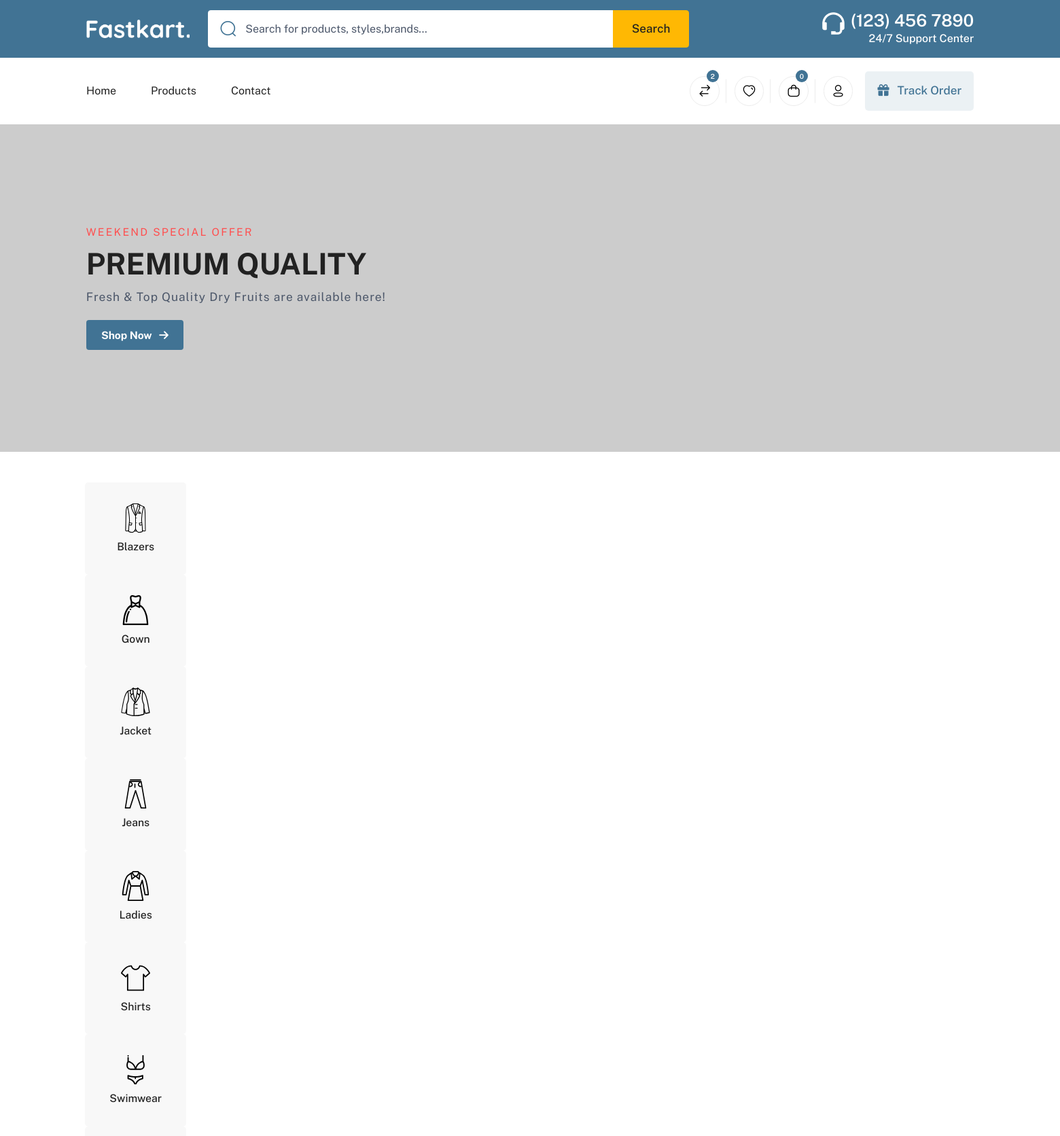
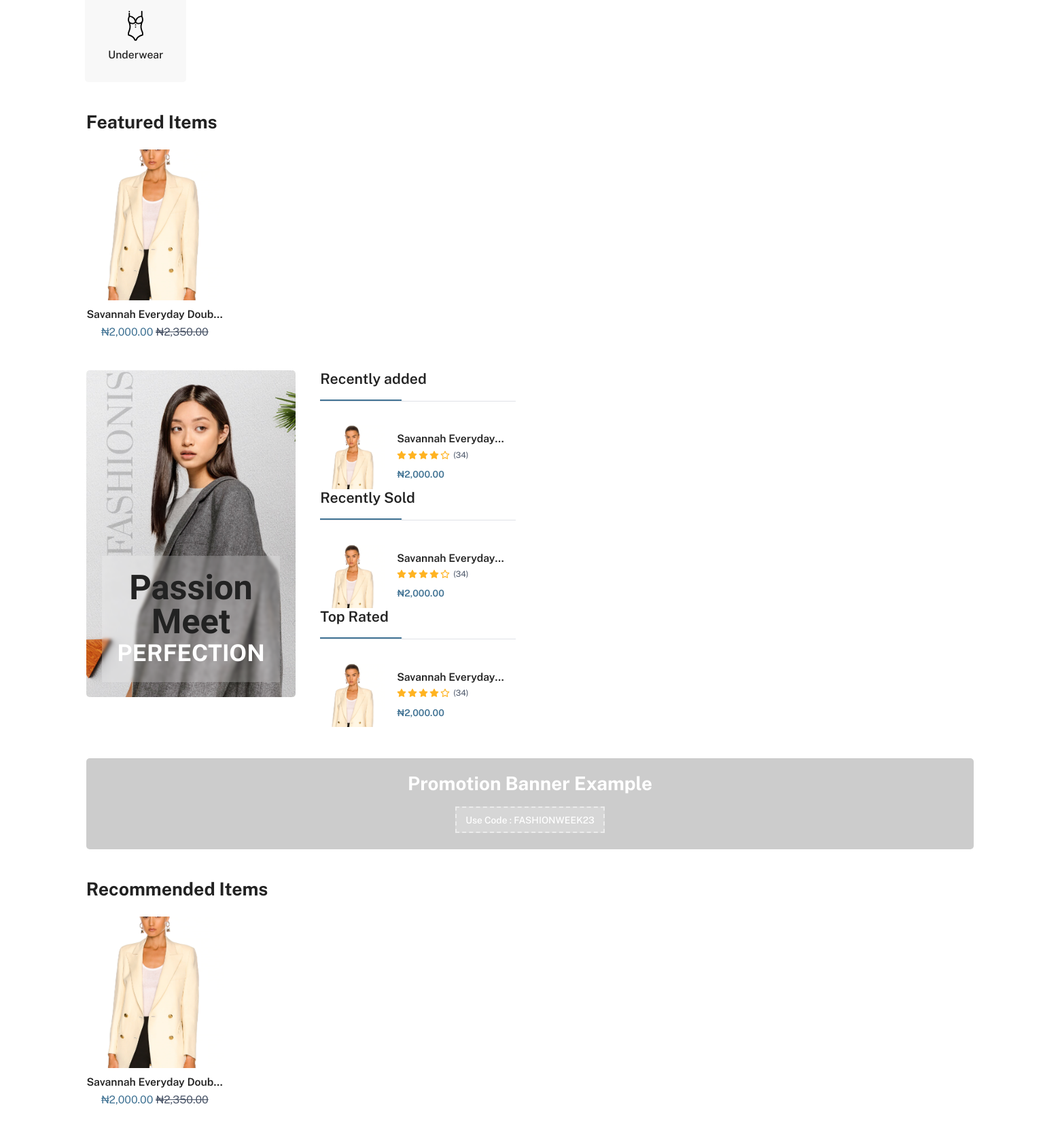
The page / (upper part) on the database its author committed (2 pictures, top to bottom).
### products/models.py (models this page shows, shortened)
class Category(models.Model):
    name = models.CharField(max_length=30)
    slug = models.SlugField(max_length=30, unique=True)
    icon = models.FileField(
        upload_to="icons", validators=[FileExtensionValidator(["svg"])]
    )
    class Meta:
        ordering = ["name"]
        indexes = [
            models.Index(fields=["name"]),
        ]
        verbose_name = "category"
        verbose_name_plural = "categories"

class Product(models.Model):
    category = models.ForeignKey(
        Category, related_name="products", on_delete=models.PROTECT
    )
    name = models.CharField(max_length=300, db_index=True)
    slug = models.SlugField(max_length=300, unique=True, db_index=True)
    image = models.ImageField(
        upload_to="products/%Y/%m/%d", default="products/default.jpg"
    )
    description = models.TextField()
    price = models.DecimalField(max_digits=10, decimal_places=2)
    old_price = models.DecimalField(
        max_digits=10, decimal_places=2, blank=True, null=True
    )
    available = models.BooleanField(default=True)
    sku = models.CharField(max_length=10, unique=True)
    commission = models.PositiveIntegerField(blank=True, null=True)
    created = models.DateTimeField(auto_now_add=True)
    updated = models.DateTimeField(auto_now=True)
    featured = models.BooleanField(default=False)
    objects = models.Manager()
    active = ProductManager()
    class Meta:
        ordering = ["name"]
        indexes = [
            models.Index(fields=["id", "slug"]),
            models.Index(fields=["name"]),
            models.Index(fields=["-created"]),
        ]
    def get_absolute_url(self):
        return reverse("products:detail", args=[self.slug])

### core/views.py (the view)
# urls.py: 2. Add a URL to urlpatterns:  path('', views.home, name='home')
def home(request):
    featured_products = Product.active.all()[:6]
    categories = Category.objects.all()
    recently_added_products = Product.objects.order_by("-created")[:4]
    recently_sold_products = Product.objects.order_by("-created")[:4]
    top_rated_products = Product.objects.order_by("-created")[:4]
    recommended_products = Product.active.order_by("?")[:6]
    recently_viewed_products = stats.get_recently_viewed(request)
    template = "home.html"
    context = {
        "featured_products": featured_products,
        "categories": categories,
        "recently_added_products": recently_added_products,
        "recently_sold_products": recently_sold_products,
        "top_rated_products": top_rated_products,
        "recommended_products": recommended_products,
        "recently_viewed_products": recently_viewed_products,
    }
    return render(request, template, context)

### cart/cart.py (called while the page is built)
    def __len__(self):
        return sum(item["quantity"] for item in self.cart.values())

### cart/context_processors.py (called while the page is built)
def cart(request):
    return {"cart": Cart(request)}

### products/models.py (called while the page is built)
    def get_queryset(self):
        return super().get_queryset().filter(available=True)

### stats/stats.py (called while the page is built)
def tracking_id(request):
    try:
        return request.session["tracking_id"]
    except KeyError:
        request.session["tracking_id"] = json.dumps(
            list(base64.b64encode(os.urandom(36)))
        )
        return request.session["tracking_id"]

def get_recently_viewed(request):
    t_id = tracking_id(request)
    views = (
        ProductView.objects.filter(tracking_id=t_id)
        .values("product_id")
        .order_by("-date")[0:PRODUCTS_PER_ROW]
    )
    product_ids = [v["product_id"] for v in views]
    return Product.active.filter(id__in=product_ids)

### templates/home.html (shortened to what this page needs)
{% extends "base.html" %}
{% load static %}
{% block content %}
<section class="home-section-2 home-section-bg pt-0 overflow-hidden">
    <div class="container-fluid p-0">
        <div class="row">
            <div class="col-12">
                <div class="slider-animate">
                    <div>
                        <div class="home-contain rounded-0 p-0">
                            <div class="home-detail home-big-space p-center-left home-overlay position-relative">
                                <div class="container-fluid-lg">
                                    <div>
                                        <h6 class="ls-expanded text-uppercase text-danger">Weekend Special offer
                                        </h6>
                                        <h1 class="heding-2">Premium Quality</h1>
                                        <h5 class="text-content">Fresh & Top Quality Dry Fruits are available here!
                                        </h5>
                                        <button onclick="location.href = 'shop-left-sidebar.html';"
                                            class="btn theme-bg-color btn-md text-white fw-bold mt-md-4 mt-2 mend-auto">Shop
                                            Now <i class="fa-solid fa-arrow-right icon"></i></button>
                                    </div>
                                </div>
                            </div>
                        </div>
                    </div>
                </div>
            </div>
        </div>
    </div>
</section>
<section>
    <div class="container-fluid-lg">
        <div class="row">
            <div class="col-12">
                <div class="slider-9">
                    {% for category in categories %}
                    {% include "partials/_category_box.html" %}
                    {% endfor %}
                </div>
            </div>
        </div>
    </div>
</section>
<section class="product-section product-section-3">
    <div class="container-fluid-lg">
        <div class="title">
            <h2>Featured Items</h2>
        </div>
        <div class="row g-sm-4 g-3">
            <div class="col-xxl-12 ratio_110">
                <div class="slider-6 img-slider">
                    {% for product in featured_products %}
                    {% include "partials/_product_box.html" %}
                    {% endfor %}
                </div>
            </div>
        </div>
    </div>
</section>
<section class="top-selling-section">
    <div class="container-fluid-lg">
        <div class="row">
            <div class="col-xxl-3 col-lg-4 d-lg-block d-none">
                <div class="ratio_156">
                    <div class="banner-contain-2 hover-effect">
                        <div class="banner-detail-2 p-bottom-center text-center home-p-medium">
                            <div>
                                <h2 class="text-qwitcher">Passion Meet</h2>
                                <h3>PERFECTION</h3>
                            </div>
                        </div>
                    </div>
                </div>
            </div>
            <div class="col-xxl-9 col-lg-8">
                <div class="slider-3_3 product-wrapper">
                    <div>
                        <div class="row">
                            <div class="col-12">
                                <div class="top-selling-box">
                                    <div class="top-selling-title">
                                        <h3>Recently added</h3>
                                    </div>
                                    {% for product in recently_added_products %}
                                    {% include "partials/_top_selling_product.html" %}
                                    {% endfor %}
                                </div>
                            </div>
                        </div>
                    </div>
                    <div>
                        <div class="row">
                            <div class="col-12">
                                <div class="top-selling-box">
                                    <div class="top-selling-title">
                                        <h3>Recently Sold</h3>
                                    </div>
                                    {% for product in recently_sold_products %}
                                    {% include "partials/_top_selling_product.html" %}
                                    {% endfor %}
                                </div>
                            </div>
                        </div>
                    </div>
                    <div>
                        <div class="row">
                            <div class="col-12">
                                <div class="top-selling-box">
                                    <div class="top-selling-title">
                                        <h3>Top Rated</h3>
                                    </div>
                                    {% for product in top_rated_products %}
                                    {% include "partials/_top_selling_product.html" %}
                                    {% endfor %}
                                </div>
                            </div>
                        </div>
                    </div>
                </div>
            </div>
        </div>
    </div>
</section>
<section class="section-t-space">
    <div class="container-fluid-lg">
        <div class="banner-contain">
            <div class="banner-details p-center p-4 text-white text-center">
                <div>
                    <h3 class="lh-base fw-bold offer-text">Promotion Banner Example</h3>
                    <h6 class="coupon-code coupon-code-white">Use Code : FASHIONWEEK23</h6>
                </div>
            </div>
        </div>
    </div>
</section>
<section class="product-section product-section-3">
    <div class="container-fluid-lg">
        <div class="title">
            <h2>Recommended Items</h2>
        </div>
        <div class="row g-sm-4 g-3 section-b-space">
            <div class="col-xxl-12 ratio_110">
                <div class="slider-6 img-slider">
                    {% for product in recommended_products %}
                    {% include "partials/_product_slider.html" %}
                    {% endfor %}
                </div>
            </div>
        </div>
    </div>
</section>
{% endblock content %}

### templates/partials/_category_box.html
{% load static %}
<div>
    <a href="" class="category-box category-dark wow fadeInUp">
        <div>
            <img src="{{ category.icon.url }}" class="blur-up lazyload" alt="">
            <h5>{{ category.name }}</h5>
        </div>
    </a>
</div>

### templates/partials/_product_box.html (shortened to what this page needs)
{% load humanize %}
<div>
    <div class="product-box-5 wow fadeInUp">
        <div class="product-image">
            <a href="{{ product.get_absolute_url }}">
            </a>
        </div>
        <div class="product-detail">
            <a href="{{ product.get_absolute_url }}">
                <h5 class="name">{{ product.name }}</h5>
            </a>
            <h5 class="sold text-content">
                <span class="theme-color price">&#8358;{{ product.price|intcomma }}</span>
                <del>&#8358;{{ product.old_price|intcomma }}</del>
            </h5>
        </div>
    </div>
</div>

### templates/partials/_top_selling_product.html
{% load humanize %}
<div class="top-selling-contain wow fadeInUp">
    <a href="{{ product.get_absolute_url }}" class="top-selling-image">
        <img src="{{ product.image.url }}" class="img-fluid blur-up lazyload" alt="">
    </a>
    <div class="top-selling-detail">
        <a href="{{ product.get_absolute_url }}">
            <h5>{{ product.name }}</h5>
        </a>
        <div class="product-rating">
            <ul class="rating">
                <li>
                    <i data-feather="star" class="fill"></i>
                </li>
                <li>
                    <i data-feather="star" class="fill"></i>
                </li>
                <li>
                    <i data-feather="star" class="fill"></i>
                </li>
                <li>
                    <i data-feather="star" class="fill"></i>
                </li>
                <li>
                    <i data-feather="star"></i>
                </li>
            </ul>
            <span>(34)</span>
        </div>
        <h6>&#8358;{{ product.price|intcomma }}</h6>
    </div>
</div>

### templates/partials/_product_slider.html (shortened to what this page needs)
{% load humanize %}
<div>
    <div class="product-box-5 wow fadeInUp">
        <div class="product-image">
            <a href="{{ product.get_absolute_url }}">
            </a>
        </div>
        <div class="product-detail">
            <a href="{{ product.get_absolute_url }}">
                <h5 class="name">{{ product.name }}</h5>
            </a>
            <h5 class="sold text-content">
                <span class="theme-color price">&#8358;{{ product.price|intcomma }}</span>
                <del>&#8358;{{ product.old_price|intcomma }}</del>
            </h5>
        </div>
    </div>
</div>

### rows shown on the page
Category: icon (picture), name "Blazers"
Category: icon (picture), name "Gown"
Category: icon (picture), name "Jacket"
Category: icon (picture), name "Jeans"
Category: icon (picture), name "Ladies"
Category: icon (picture), name "Shirts"
Category: icon (picture), name "Swimwear"
Category: icon (picture), name "Underwear"
Product: name "Savannah Everyday…", price "2,000.00", old_price "2,350.00", image (picture), name "Savannah…"
